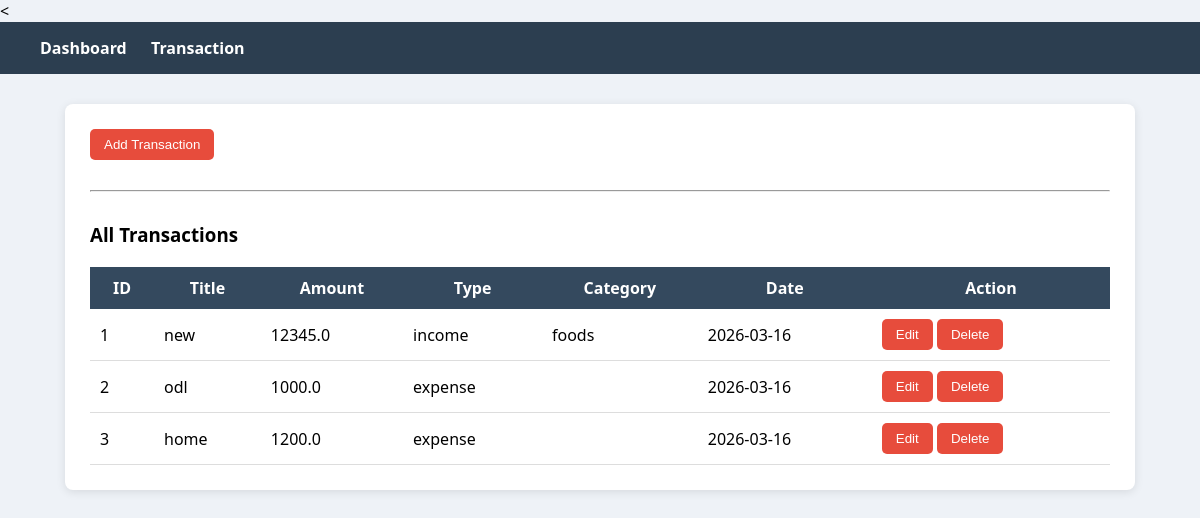
Page /add on the committed database.
### app.py (models this page shows)
class Transaction(db.Model):
    __tablename__ = "transactions"
    id = db.Column(db.Integer, primary_key=True)
    title = db.Column(db.String(100), unique=True, nullable=False)
    amount = db.Column(db.Float(100), nullable=False)
    type = db.Column(db.String(10))
    category = db.Column(db.String(100))
    date = db.Column(db.DateTime, default=lambda: datetime.now(UTC))

### app.py (the view)
@app.route("/add")
def add_transaction():
    return render_template("add.html", transactions=Transaction.query.all())

### templates/add.html (shortened to what this page needs)
{% extends "base.html" %}
{% block content %}
<button onclick="toggleForm('addForm')">Add Transaction</button>
<hr>
<h3>All Transactions</h3>
<table>
    <tr>
        <th>ID</th>
        <th>Title</th>
        <th>Amount</th>
        <th>Type</th>
        <th>Category</th>
        <th>Date</th>
        <th>Action</th>
    </tr>
    {% for t in transactions %}
    <tr>
        <td>{{ t.id }}</td>
        <td>{{ t.title }}</td>
        <td>{{ t.amount }}</td>
        <td>{{ t.type }}</td>
        <td>{{ t.category }}</td>
        <td>{{ t.date.strftime("%Y-%m-%d") }}</td>
        <td>
            <button type="button" onclick="openEditForm({{t.id}}, '{{t.title}}', {{t.amount}}, '{{t.type}}', '{{t.category}}')">Edit</button>
            <form action="/transactions/delete/{{t.id}}" method="POST" style="display:inline;">
                <button type="submit">Delete</button>
            </form>
        </td>
    </tr>
    {% endfor %}
</table>
{% endblock %}

### static/style.css (style rules this page uses)
body { font-family: 'Segoe UI', Arial, sans-serif; margin:0; background:#eef2f7; }
h3 { margin-top:30px; }
form { margin-top:10px; }
button { padding:8px 14px; border:none; background:#e74c3c; color:white; border-radius:5px; cursor:pointer; }
table { width:100%; border-collapse:collapse; margin-top:20px; }
th { background:#34495e; color:white; padding:10px; }
td { padding:10px; border-bottom:1px solid #ddd; }
hr { margin:30px 0; }

### rows in the picture
Transaction: id "1", title "new", amount "12345.0", type "income", category "foods", date "2026-03-16"
Transaction: id "2", title "odl", amount "1000.0", type "expense", date "2026-03-16"
Transaction: id "3", title "home", amount "1200.0", type "expense", date "2026-03-16"
